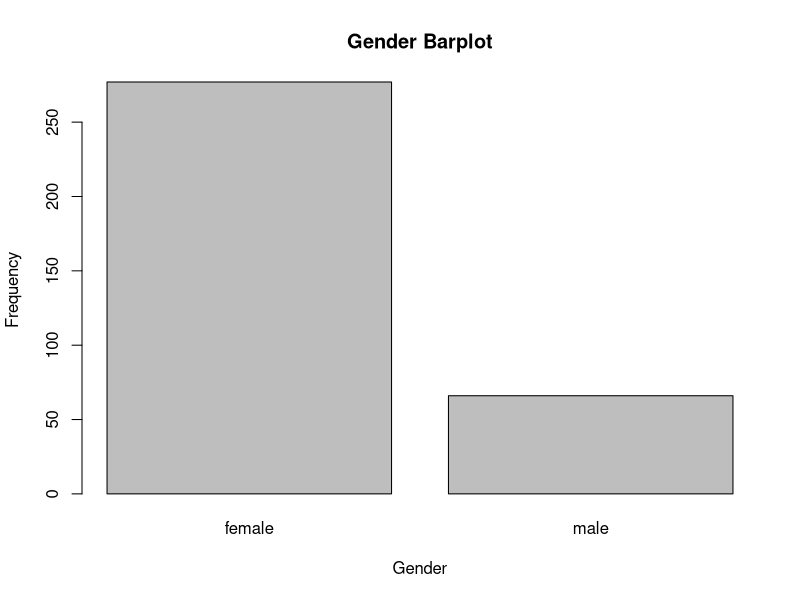
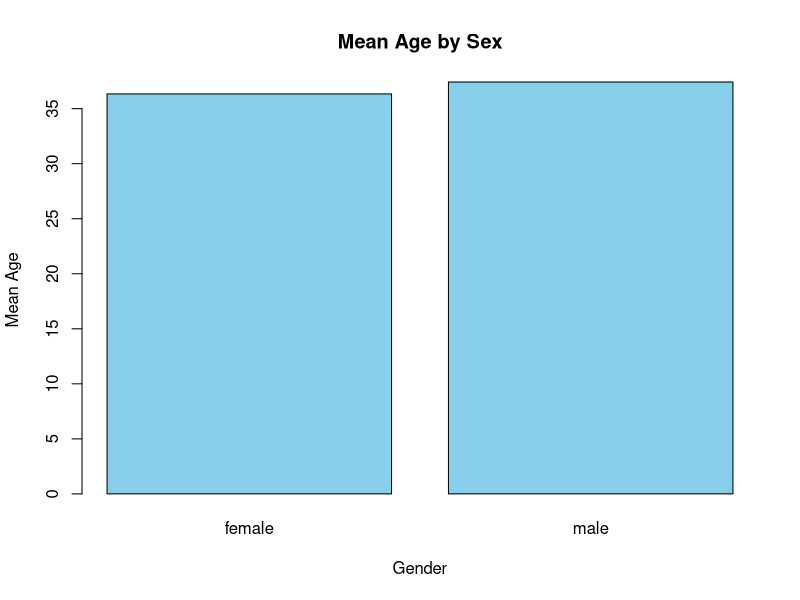
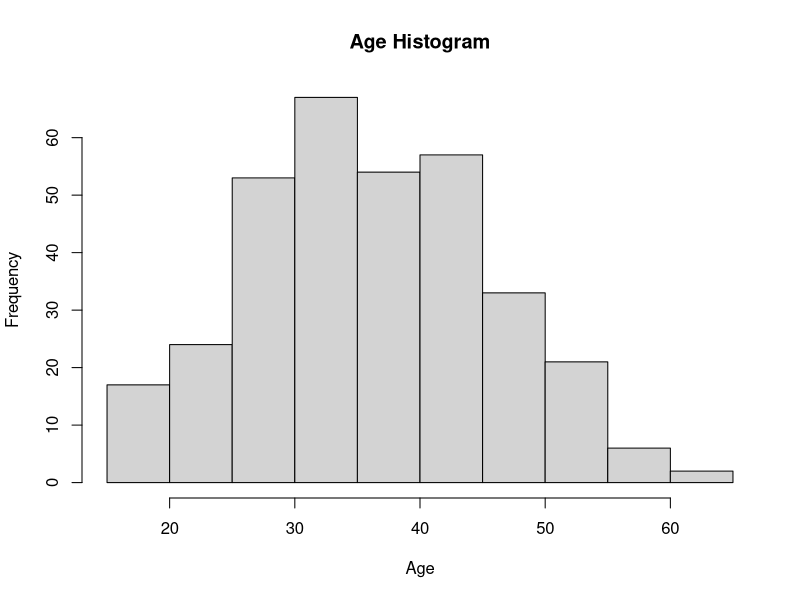
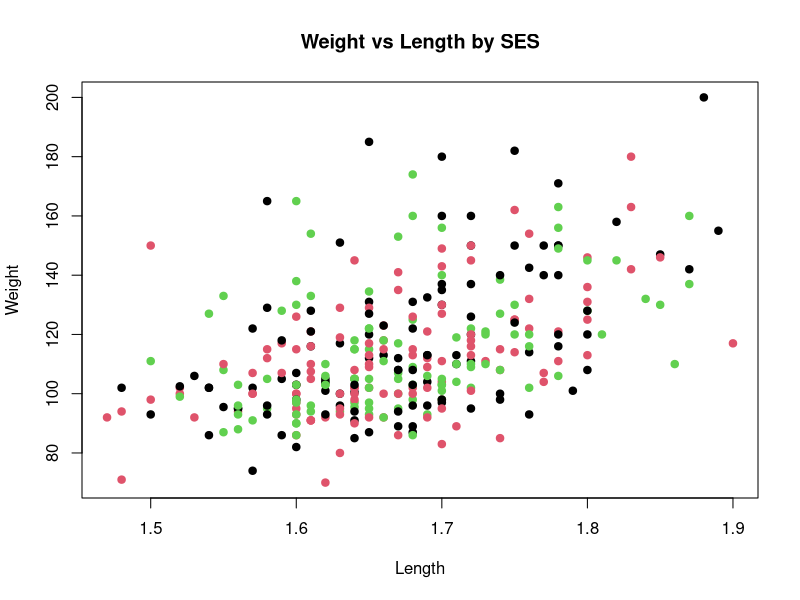

Write R code to recreate these figures, in order. (Note: this script raises an error after producing the figures.)
## ---- chunk 1
# Read the data from a text file with headers
data = read.table("data.txt", header = T)
## ---- chunk 2
# Open a data viewer window to inspect the dataset
View(data)

# Display the structure of the dataset:
str(data)
## ---- chunk 3
# Convert 'sex' from numeric codes to factor with labels
data$sex <- factor(data$sex, labels = c("female", "male"))

# Convert 'SES' (socioeconomic status) from numeric to labeled factor
data$SES <- factor(data$SES, labels = c("low", "middle", "high"))

# Convert 'complic' (complications) to yes/no factor
data$complic <- factor(data$complic, labels = c("no", "yes"))

# Convert 'comorb' (comorbidities) to yes/no factor
data$comorb <- factor(data$comorb, labels = c("no", "yes"))

# Convert 'depressi' (depression) to yes/no factor
data$depressi <- factor(data$depressi, labels = c("no", "yes"))

# Convert 'diabetes' to yes/no factor
data$diabetes <- factor(data$diabetes, labels = c("no", "yes"))

# Convert 'surgery' type from numeric code to descriptive factor
data$surgery <- factor(data$surgery, labels = c("gastric band", "gastric bypass"))

# Convert BMIpost, BMIpre, weight, and length to numeric
# Note : You should replace commas with dots before conversion
data$BMIpost <- as.numeric(gsub(",", ".", data$BMIpost))
data$BMIpre  <- as.numeric(gsub(",", ".", data$BMIpre))
data$weight  <- as.numeric(gsub(",", ".", data$weight))
data$length  <- as.numeric(gsub(",", ".", data$length))

# Check the updated structure of the data
str(data)
## ---- chunk 4
# Show summary statistics for all variables in the dataset
summary(data)

# Calculate the mean (average) of 'weight', ignoring missing values
mean(data$weight, na.rm = TRUE)

# Calculate the median (middle value) of 'weight', ignoring missing values
median(data$weight, na.rm = TRUE)

# Get the minimum value of 'weight', ignoring missing values
min(data$weight, na.rm = TRUE)

# Get the maximum value of 'weight', ignoring missing values
max(data$weight, na.rm = TRUE)

# Get the 1st (25%) and 3rd (75%) quartiles of 'weight', ignoring missing values
quantile(data$weight, na.rm = TRUE, c(0.25, 0.75))
## ---- chunk 5
# Example 1
median(c(10, 20, NA), na.rm = TRUE)
## ---- chunk 6
# Example 2
median(c(10, 20, NA), na.rm = FALSE)
## ---- chunk 7
# Frequency table for the 'sex' variable, Shows the count of males and females
table(data$sex)
## ---- chunk 8
# Calculate the mean age for each sex group (female and male)
tapply(data$age, list(sex = data$sex), mean, na.rm = TRUE)
## ---- chunk 9
# Load the 'corrplot' package for visualizing correlation matrices
library(corrplot)

# use = "complete.obs" means it ignores rows with missing values
cor(data$weight, data$length, use = "complete.obs")
## ---- chunk 10
?cor # or
help(cor)
# Answer -> (pearson)
## ---- chunk 11
cor(data$weight, data$length, use = "complete.obs", method = "spearman")
## ---- chunk 12
# Find the maximum value in the 'weight' column, ignoring missing values (NA)
max(data$weight, na.rm = TRUE)
## ---- chunk 13
# Count the number of missing values (NA) in the 'age' column
sum(is.na(data$age))
## ---- chunk 14
# Calculate the mean of 'BMIpre' grouped by 'surgery' types
aggregate(BMIpre ~ surgery, data, mean, na.rm = TRUE)
## ---- chunk 15
cor(data$BMIpre, data$BMIpost, use = "complete.obs", method = "pearson")
## ---- chunk 16
barplot(table(data$sex), xlab = "Gender", ylab = "Frequency", main = "Gender Barplot")
## ---- chunk 17
mean.age <- tapply(data$age, data$sex, mean, na.rm = TRUE)
barplot(mean.age, col = "skyblue", xlab = "Gender", ylab = "Mean Age", main = "Mean Age by Sex")
## ---- chunk 18
hist(data$age, xlab = "Age", ylab = "Frequency", main = "Age Histogram")
## ---- chunk 19
plot(weight ~ length, data = data, col = data$SES, pch = 19, 
     main = "Weight vs Length by SES", xlab = "Length", ylab = "Weight")
legend("topright", legend = levels(colors), col = 1:length(levels(colors)), pch = 19)
## ---- chunk 20
plot(weight ~ length, data = data, col = data$SES, pch = 19, 
     main = "Weight vs Length by SES", xlab = "Length", ylab = "Weight")

unique_ses <- unique(data$SES)
ses_colors <- rainbow(length(unique_ses))

# Add regression lines for each SES group
for(i in 1:length(unique_ses)) {
  ses_group <- unique_ses[i]
  subset_data <- data[data$SES == ses_group, ]
  abline(lm(weight ~ length, data = subset_data), col = ses_colors[i], lwd = 2)
}

# Add a legend to indicate the SES groups with corresponding colors
legend("topright", legend = levels(as.factor(data$SES)), col = ses_colors, 
       pch = 19, lwd = 2)

## ---- chunk 21
# Set up the plotting area to display 2x2 grid of plots
par(mfrow = c(2,2))

# Create a boxplot of 'age', showing the distribution of age values
boxplot(data$age, 
        main = "Box plot of age",    # Title of the plot
        ylab = "Age")                # Label for the y-axis

# Create a boxplot of 'age' grouped by 'SES' (Socioeconomic Status)
boxplot(data$age ~ data$SES, 
        xlab = "SES group",          # Label for the x-axis (SES group)
        ylab = "Age",                # Label for the y-axis
        main = "Boxplot of Age by SES Group") # Title of the plot

# Create a boxplot of 'age' grouped by 'surgery' type (gastric band vs. gastric bypass)
boxplot(data$age ~ data$surgery, 
        xlab = "Surgery group",      # Label for the x-axis (Surgery group)
        ylab = "Age",                # Label for the y-axis
        main = "Boxplot of Age by Surgery Group")  # Title of the plot

# Create a boxplot of 'age' grouped by 'sex' (female vs. male)
boxplot(data$age ~ data$sex, 
        xlab = "Gender",             # Label for the x-axis (Gender)
        ylab = "Age",                # Label for the y-axis
        main = "Boxplot of Age by Gender")  # Title of the plot
## ---- chunk 22
hist(data$BMIpre, xlab = "BMIpre", ylab = "Frequency", main = "Histogram of BMIpre")
## ---- chunk 23
barplot(table(data$SES), xlab = "SES", ylab = "Frequency", main = "Barplot of socio-economic status", col = "skyblue")
## ---- chunk 24
boxplot(data$BMIpre ~ data$surgery, 
        xlab = "Surgical Intervention Type",  # Label for the x-axis
        ylab = "BMI Before Surgery",          # Label for the y-axis
        main = "Boxplot of BMI Before Surgery by Intervention Type",  # Plot title
        col = c("skyblue", "lightpink")       # Colors for each surgery type (skyblue for gastric band, lightpink for gastric bypass)
        # Uncomment the following line to set the y-axis limits and remove outliers
        # , ylim = c(1, 60)                    # Adjust the y-axis to exclude extreme outliers
)
## ---- chunk 25
boxplot(data$BMIpost ~ data$surgery, 
        xlab = "Surgical Intervention Type",  # Label for the x-axis
        ylab = "BMI Post Surgery",            # Label for the y-axis
        main = "Boxplot of BMI Post Surgery by Intervention Type",  # Plot title
        col = c("blue", "pink")               # Colors for each surgery type (blue for gastric band, pink for gastric bypass)
        # Uncomment the following line to set the y-axis limits and remove outliers
        # , ylim = c(1, 60)                    # Adjust the y-axis to exclude extreme outliers
)
## ---- chunk 26
plot(x = data$age, y = data$BMIpre, xlab = "Age",
     ylab = "BMI Before Surgery", main = "Scatterplot of BMIpre vs Age",
     pch = 19, col = "darkgreen")
## ---- chunk 27
# Define point characters (pch) for each level of 'sex' (1 for female, 2 for male)
pch.values <- c(1, 2)
names(pch.values) <- levels(data$sex)

# Create a scatter plot of 'BMIpre' vs. 'age', with different colors and point shapes by 'sex'
# 'col' assigns a color based on 'sex' (converted to numeric), 'pch' assigns point shapes
plot(data$BMIpre ~ data$age, 
     col = as.numeric(data$sex),         # Color points based on 'sex' (1 for female, 2 for male)
     pch = pch.values[data$sex],         # Point shape based on 'sex' (1 for female, 2 for male)
     xlab = "Age",                       # X-axis label
     ylab = "BMI Before Surgery",        # Y-axis label
     main = "BMIpre vs Age by Sex")      # Title of the plot

# Add a legend to the top-right corner
legend("topright", 
       legend = levels(data$sex),        # Labels for 'sex' (female, male)
       col = 1:length(levels(data$sex)), # Color for each level of 'sex'
       pch = 1:length(levels(data$sex))) # Point shape for each level of 'sex'
## ---- chunk 28
# Plot
plot(data$BMIpre ~ data$age, col = as.numeric(data$sex), xlab = "Age", 
     ylab = "BMI Before Surgery", main = "BMIpre vs Age by Sex", 
     pch = as.numeric(data$sex))

# Add regression lines
for (gender in levels(data$sex)) {
  sub_data <- subset(data, sex == gender)
  model <- lm(BMIpre ~ age, data = sub_data)
  abline(model, col = which(levels(data$sex) == gender), lwd = 2)
}

# Define point shapes
pch.values <- c(1, 2)
names(pch_values) <- levels(data$sex)

# Add legend
legend("topright",
       legend = levels(data$sex),
       pch = pch.values,
       col = 1:length(levels(data$sex)),
       title = "Sex",
       pt.cex = 1.2)
## ---- chunk 29
# Define the outlier threshold
outlires_threshold <- 40

# Replace values greater than the threshold in 'BMIpre' with 29.41
data$BMIpre[data$BMIpre > outlires_threshold] <- 29.41

# Replace values greater than the threshold in 'BMIpost' with 29.41
data$BMIpost[data$BMIpost > outlires_threshold] <- 29.41

# Save the modified dataset to a new file in tab-separated format
# row.names = FALSE excludes row names, col.names = TRUE includes column names in the output file
write.table(data, "E:/courses/Introduction to R/Session 4/modified_surgery.txt", sep = "\t", row.names = FALSE, col.names = TRUE)
## ---- chunk 30
par(mfrow = c(1,2))
hist(data$BMIpre, main = "Histogram of BMIpre", xlab = "BMIpre", col = "lightblue")
hist(data$BMIpost, main = "Histogram of BMIpost", xlab = "BMIpost", col = "lightgreen")
## ---- chunk 31
par(mfrow = c(1,2))
qqnorm(data$BMIpre, main = "QQ Plot of BMIpre")
qqline(data$BMIpre, col = "red")

qqnorm(data$BMIpost, main = "QQ Plot of BMIpost")
qqline(data$BMIpost, col = "blue")
## ---- chunk 32
shapiro_pre <- shapiro.test(data$BMIpre)
shapiro_post <- shapiro.test(data$BMIpost)
print(shapiro_pre)
print(shapiro_post)
